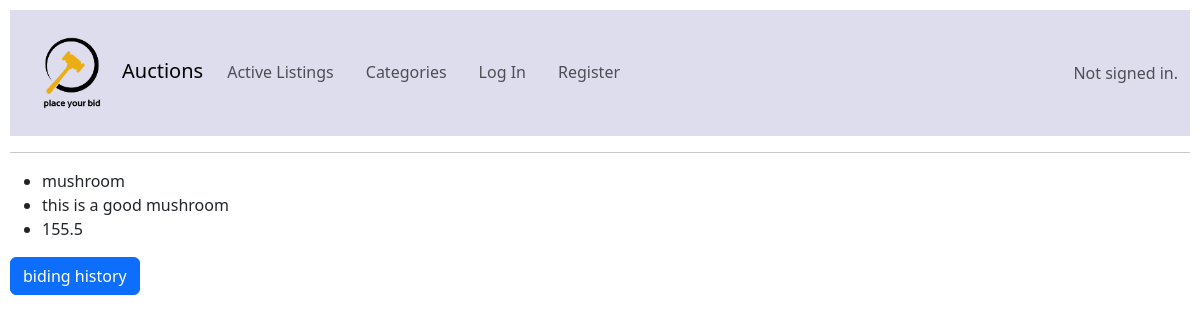
/9, run on an earlier commit of the app's database.
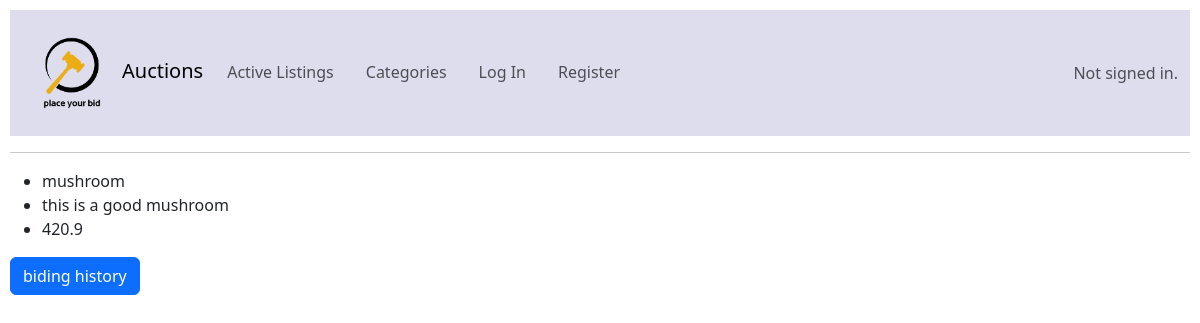
And on a later commit of the database.
### auctions/models.py (models this page shows)
class all_bids(models.Model): # a table to store bids
    user = models.ForeignKey("User", on_delete = models.PROTECT, null = True)
    bid = models.FloatField(MinValueValidator(0))
    timestamp = models.DateTimeField(auto_now_add = True , null = True)
    for_which_listing = models.ForeignKey("listing",on_delete = models.CASCADE, related_name = 'bid', null = True)
    def __str__(self):
        return str(self.bid)

### auctions/views.py (the view)
# urls.py: path("<int:listing_id>", views.listing_page, name="listing_page"), # I wish to change the url dinamicly wiht like sir brian did wiht id of the flights.
def listing_page(request, listing_id): #add error handling if there is no listing of that id
    try:
        which_listing = listing.objects.get(pk = listing_id)
        and_its_bid = which_listing.bid.filter(for_which_listing = listing_id).order_by('-bid').first()
        all_the_bids = all_bids.objects.all().filter(for_which_listing = listing_id).order_by('-bid')
        return render(request, "auctions/listing_page.html",{ "listing": which_listing, "bid": and_its_bid, "bid_histroy": all_the_bids})
    except ObjectDoesNotExist:
        return render(request, "auctions/error_page.html",{"error":"no listing found with this url try again"})

### auctions/templates/auctions/listing_page.html (shortened to what this page needs)
{% extends "auctions/layout.html" %}
{% block body %}
<ul>
    <li>
        {{listing.title}}
    </li>
    <li>
        {{listing.description}}
    </li>
    <li>
        {{bid}}
    </li>
</ul>
<button type="button" class="btn btn-primary" data-bs-toggle="modal" data-bs-target="#staticBackdrop">
    biding history
  </button>
{% endblock %}

What changed in the data, as far as the page shows it:
no longer on this page (row unchanged): all_bids: bid "155.5"
added all_bids: bid "420.9"
